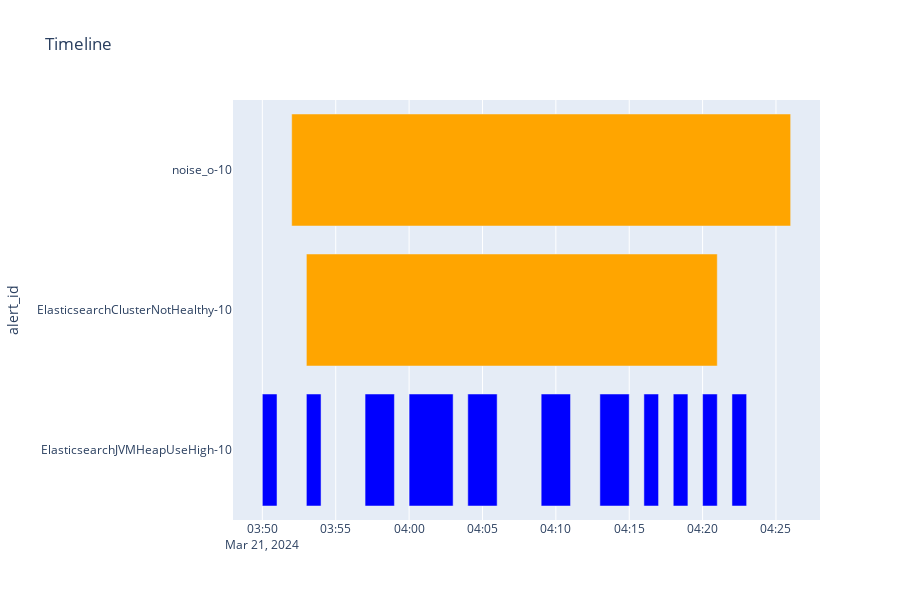

The code cell stored with this chart in its notebook:
### Markdown cell above
## Additional data cleanup

### Code cell
# Show case with flapping alerts.

fig_flap = plot_alerts_timeline(
    alerts_intervals.fmap(
        lambda df: df.query("instance_id == '10'")
    ),
    alert_id=alert_id,
    height=600
)

display(HTML("<h3>With flapping</h3>"))
fig_flap.show()

### Figure 1 — Plotly figure (JSON) as saved in the notebook; plotly's stock layout.template omitted (floating-point values rounded to 4 significant figures)
{"data": [{"alignmentgroup": "True", "base": ["2024-03-21T03:50:00+00:00", "2024-03-21T03:53:00+00:00", "2024-03-21T03:57:00+00:00", "2024-03-21T04:00:00+00:00", "2024-03-21T04:04:00+00:00", "2024-03-21T04:09:00+00:00", "2024-03-21T04:13:00+00:00", "2024-03-21T04:16:00+00:00", "2024-03-21T04:18:00+00:00", "2024-03-21T04:20:00+00:00", "2024-03-21T04:22:00+00:00"], "hovertemplate": "severity=info<br>start=%{base}<br>end=%{x}<br>alert_id=%{y}<extra></extra>", "legendgroup": "info", "marker": {"color": "blue", "pattern": {"shape": ""}}, "name": "info", "offsetgroup": "info", "orientation": "h", "showlegend": true, "textposition": "auto", "type": "bar", "width": 0.8, "x": [60000, 60000, 120000, 180000, 120000, 120000, 120000, 60000, 60000, 60000, 60000], "xaxis": "x", "y": ["ElasticsearchJVMHeapUseHigh-10", "ElasticsearchJVMHeapUseHigh-10", "ElasticsearchJVMHeapUseHigh-10", "ElasticsearchJVMHeapUseHigh-10", "ElasticsearchJVMHeapUseHigh-10", "ElasticsearchJVMHeapUseHigh-10", "ElasticsearchJVMHeapUseHigh-10", "ElasticsearchJVMHeapUseHigh-10", "ElasticsearchJVMHeapUseHigh-10", "ElasticsearchJVMHeapUseHigh-10", "ElasticsearchJVMHeapUseHigh-10"], "yaxis": "y"}, {"alignmentgroup": "True", "base": ["2024-03-21T03:53:00+00:00", "2024-03-21T03:52:00+00:00"], "hovertemplate": "severity=warning<br>start=%{base}<br>end=%{x}<br>alert_id=%{y}<extra></extra>", "legendgroup": "warning", "marker": {"color": "orange", "pattern": {"shape": ""}}, "name": "warning", "offsetgroup": "warning", "orientation": "h", "showlegend": true, "textposition": "auto", "type": "bar", "width": 0.8, "x": [1680000, 2040000], "xaxis": "x", "y": ["ElasticsearchClusterNotHealthy-10", "noise_o-10"], "yaxis": "y"}], "layout": {"bargap": 0.1, "barmode": "overlay", "height": 600, "legend": {"title": {"text": "severity"}, "tracegroupgap": 0}, "showlegend": false, "title": {"text": "Timeline"}, "xaxis": {"anchor": "y", "domain": [0, 1], "type": "date"}, "yaxis": {"anchor": "x", "domain": [0, 1], "title": {"text": "alert_id"}}}}
